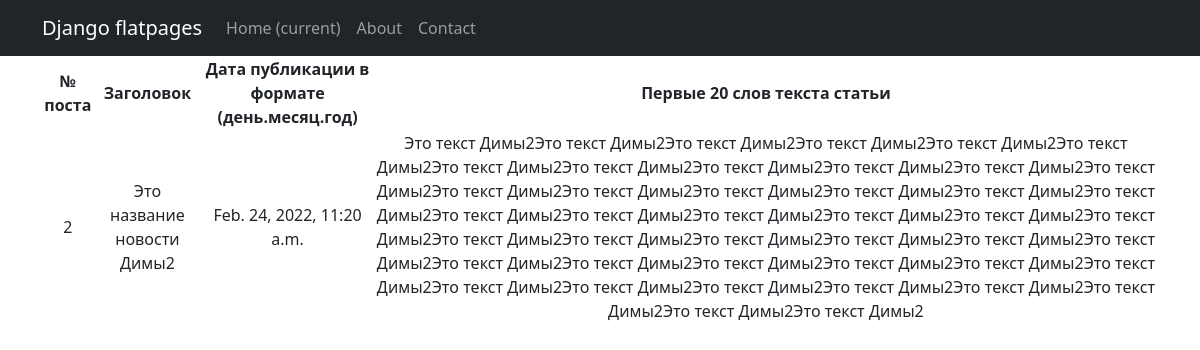
The page /news/2 on the database its author committed.
### news/models.py (models this page shows, shortened)
class Post(models.Model):
    post = models.ForeignKey(Author, on_delete=models.CASCADE)  # связь «один ко многим» с моделью Author;
    created = models.DateTimeField(auto_now_add=True)  # автоматически добавляемая дата и время создания;
    Post = models.ManyToManyField(Category, through='PostCategory') # заменил название переменной
    title = models.CharField(max_length=150)  # заголовок статьи/новости;
    text = models.TextField()  # текст статьи/новости;
    post_rate = models.IntegerField(default=0)  # рейтинг статьи/новости.
    article = 'AR'
    news = 'NE'
    posts = [
        (article, 'Статья'),
        (news, 'Новость')
    ]
    choice = models.CharField(max_length=2,  # поле с выбором — «статья» или «новость»;
                              choices=posts,
                              default=news)

### news/views.py (the view)
# urls.py: path('news/<int:pk>', PostDetail.as_view(), name='post_detail'),
class PostDetail(DetailView):
    template_name = 'news/post_detail.html'
    queryset = Post.objects.all()
    def get_context_data(self, **kwargs):
        context = super().get_context_data()
        flag = False
        for cat in (context['post']).Post.all():
            if self.request.user in cat.subscribers.all():
                flag = True
                break
        context['user_is_subscribed'] = flag
        return context

### templates/news/post_detail.html (shortened to what this page needs)
{% extends 'flatpages/default.html' %}
{% load custom_filters %}
{% block content %}
<table>
    <tr>
        <td>
            <b>
                № поста
            </b>
        </td>
        <td>
            <b>
                Заголовок
            </b>
        </td>
        <td>
            <b>
                Дата публикации в формате (день.месяц.год)
            </b>
        </td>
        <td>
            <b>
                Первые 20 слов текста статьи
            </b>
        </td>
    </tr>
    <tr>
        <td>
            {{ post.id }}
        </td>
        <td>
            {{ post.title|default:"Без заголовка"|truncatewords:4 }}
        </td>
        <td>
            {{ post.created|default:"Без даты" }}
        </td>
        <td>
            {{ post.text }}
        </td>
    </tr>
</table>
{% endblock content %}

### rows shown on the page
Post: id "2", title "Это название новости Димы2", created "Feb. 24, 2022, 11:20 a.m.", text "Это текст Димы2Это текст Димы2Это текст Димы2Это текст Димы2Это текст Димы2Это текст Димы2Это текст Димы2Это текст Димы2Это текст Димы2Это текст Димы2Это текст Димы2Это текст Димы2Это текст Димы2Это текст Димы2Это текст Димы2Это текст Димы2Это текст Димы2Это текст Димы2Это текст Димы2Это текст Димы2Это текст Димы2Это текст Димы2Это текст Димы2Это текст Димы2Это текст Димы2Это текст Димы2Это текст Димы2Это текст Димы2Это текст Димы2Это текст Димы2Это текст Димы2Это текст Димы2Это текст Димы2Это текст Димы2Это текст Димы2Это текст Димы2Это текст Димы2Это текст Димы2Это текст Димы2Это текст Димы2Это текст Димы2Это текст Димы2Это текст Димы2Это текст Димы2"
